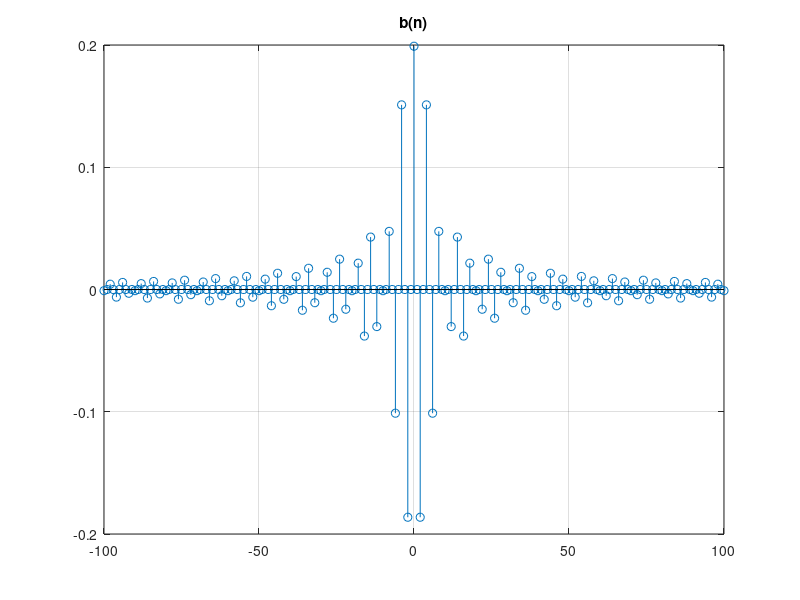

MATLAB code to generate this figure:
% cps_09_fir_idft.m
clear all; close all;

% Parametry
fpr = 2000;                               % czestotliwosc probkowania (Hz)
f0=100; f1=400; f2=600;                   % czestotliwosci graniczne
M = 100;                                  % polowa dlugosci filtra
K = 4;                                    % nadprobkowanie w dziedzinie czestotliwosci
N = 2*M + 1;                              % dlugosc filtra b(n) - zawsze nieparzysta
n = -M :1: M;                             % indeksy wag filtra
NK = N*K; if(rem(NK,2)==1) NK=NK+1; end   % po nadprobkowaniu w czestotliwosci
df = fpr/NK; f = df*(0 : NK/2);            % czestotliwosci
H0 = zeros(1,NK/2+1);                     % inicjalizacja
H1 = ones(1,NK/2+1);                      % inicjalizacja
% Low-Pass - dolnoprzepustowy
ind = find( f<=f0 );     
HLP = H0; HLP(ind) = ones(1,length(ind)); HLP(ind(end))=0.5;
% High-Pass - gornoprzepustowy
ind = find( f>=f0 );
HHP = H0; HHP(ind) = ones(1,length(ind)); HLP(ind(1))=0.5;
% Band-Pass oraz Band-Stop - pasmo-woprzepustowy i pasmowo-zaporowy
ind1 = find( f< f1 );    
ind2 = find( f<=f2 );
ind  = find( ind2 > ind1(end) );
HBP = H0; HBP(ind) = ones(1,length(ind));  HBP(ind(1))=0.5; HBP(ind(end))=0.5; 
% HBS = ?  % to jest Twoje zadanie

% Nasz wybor: LP, HP, BP, BS
H = HBP;                                        % wybor: LP, HP, BP, BS
H(NK:-1:NK/2+2) = H(2:NK/2);                    % odbicie symetryczne

h = ifft( H );                                  % odwrotne DFT
b = [ h(M+1:-1:2) h(1:M+1) ];                   % wybor 2M+1 srodkowych wag
%b = b .* chebwin(N,100)';                      % opcjonalne okienkowanie wag
figure; stem(n,b); title('b(n)'); grid; pause   % rysunek wag
